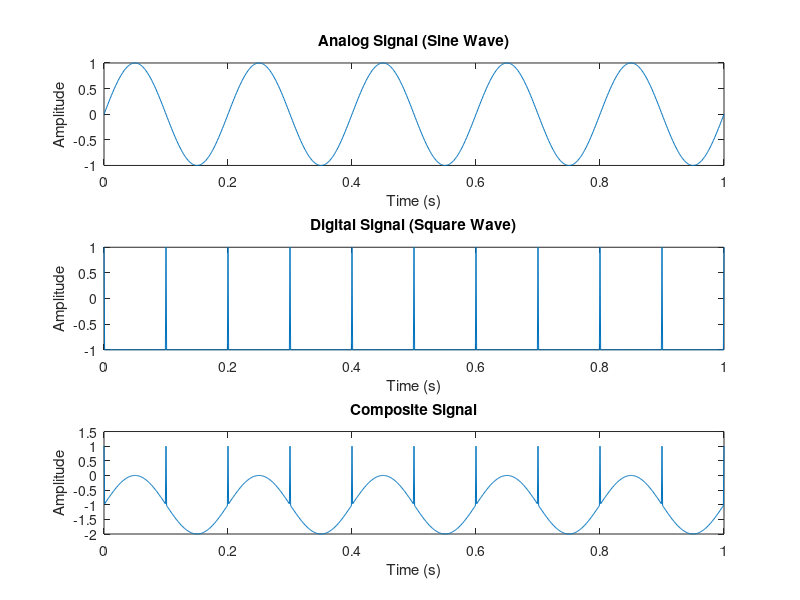

This chart was generated by the following MATLAB code:
% Generate an analog signal (sine wave)
t = 0:0.001:1; % Time vector from 0 to 1 second with a step size of 0.001
f1 = 5; % Frequency of the analog signal (in Hz)
A1 = 1; % Amplitude of the analog signal
analog_signal = A1 * sin(2*pi*f1*t);

% Generate a digital signal (square wave)
f2 = 10; % Frequency of the digital signal (in Hz)
duty_cycle = 0.5; % Duty cycle of the square wave (50%)
digital_signal = square(2*pi*f2*t, duty_cycle);

% Create a composite signal by adding the analog and digital signals
composite_signal = analog_signal + digital_signal;

% Plot the signals
figure;

subplot(3,1,1);
plot(t, analog_signal);
xlabel('Time (s)');
ylabel('Amplitude');
title('Analog Signal (Sine Wave)');

subplot(3,1,2);
plot(t, digital_signal);
xlabel('Time (s)');
ylabel('Amplitude');
title('Digital Signal (Square Wave)');

subplot(3,1,3);
plot(t, composite_signal);
xlabel('Time (s)');
ylabel('Amplitude');
title('Composite Signal');
